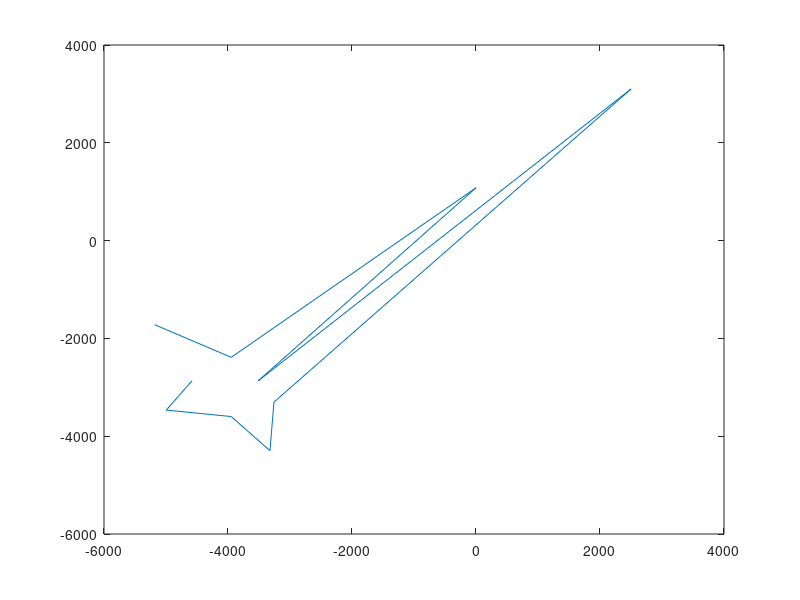

Reproduce this figure in MATLAB. (Note: this script raises an error after producing the figure.)
%%
% *path_obst*
obst = [[-5183,-1720];[-3948,-2387];[0,1080];[-3513,-2868];[2500,3100];[-3259,-3303];[-3323,-4296];[-3948,-3598];[-4996,-3466];[-4581,-2868]];
Ox=obst(:,1);
Oy=obst(:,2);
plot(Ox,Oy)
hold on
%Ax=[-6000;-5000];
%Ay=[-5000;-4000];
%plot(Ax,Ay)
hold on
X_RobotT=X_Robot.';
Y_RobotT=Y_Robot.';
X_Robot1T=X_Robot1.';
Y_Robot1T=Y_Robot1.';
X_Robot2T=X_Robot2.';
Y_Robot2T=Y_Robot2.';
Ax=[X_RobotT(:);X_Robot1T(:);X_Robot2T(:)];
Ay=[Y_RobotT(:);Y_Robot1T(:);Y_Robot2T(:)];
plot(Ax,Ay)
hold on